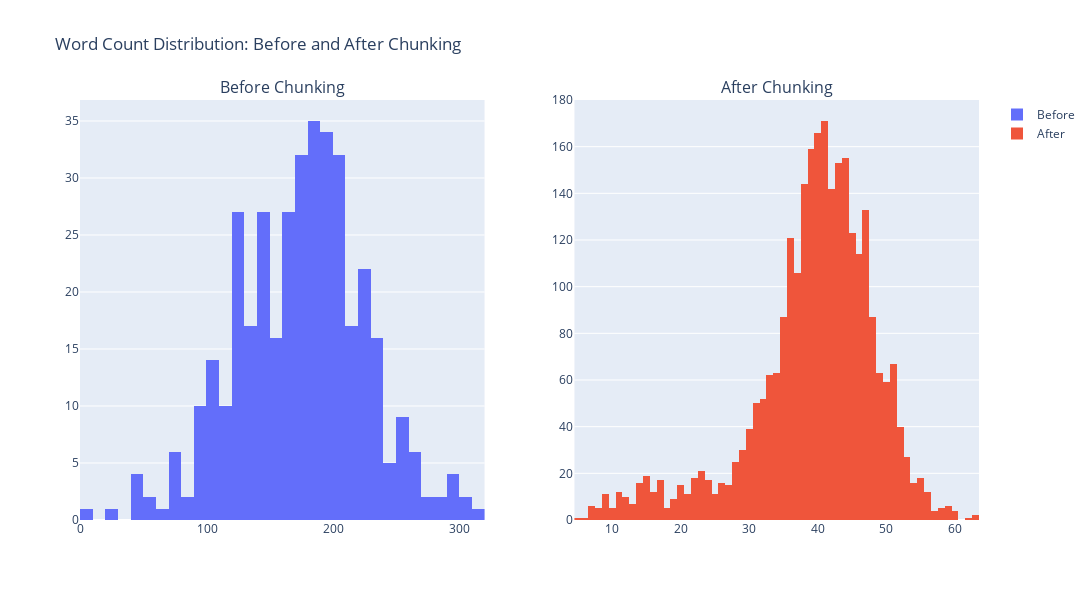

Write notebook code for a chart like this one.
### Code cell
# Plot the word count distribution BEFORE and AFTER chunking

import plotly.graph_objs as go
from plotly.subplots import make_subplots

fig = make_subplots(rows=1, cols=2, subplot_titles=("Before Chunking", "After Chunking"))

trace1 = go.Histogram(x=word_counts_before, name='Before')
fig.add_trace(trace1, row=1, col=1)
trace2 = go.Histogram(x=word_counts_after, name='After')
fig.add_trace(trace2, row=1, col=2)

fig.update_layout(height=600, width=1200, title_text="Word Count Distribution: Before and After Chunking")
fig.show()

### Figure 1 — Plotly figure (JSON) as saved in the notebook; plotly's stock layout.template omitted (floating-point values rounded to 4 significant figures; data arrays with more than 128 entries replaced by an {"elided": "..."} marker saying what was removed)
{"data": [{"name": "Before", "type": "histogram", "x": {"elided": "384 int values"}, "xaxis": "x", "yaxis": "y"}, {"name": "After", "type": "histogram", "x": {"elided": "2766 int values"}, "xaxis": "x2", "yaxis": "y2"}], "layout": {"annotations": [{"font": {"size": 16}, "showarrow": false, "text": "Before Chunking", "x": 0.225, "xanchor": "center", "xref": "paper", "y": 1, "yanchor": "bottom", "yref": "paper"}, {"font": {"size": 16}, "showarrow": false, "text": "After Chunking", "x": 0.775, "xanchor": "center", "xref": "paper", "y": 1, "yanchor": "bottom", "yref": "paper"}], "height": 600, "title": {"text": "Word Count Distribution: Before and After Chunking"}, "width": 1200, "xaxis": {"anchor": "y", "domain": [0, 0.45]}, "xaxis2": {"anchor": "y2", "domain": [0.55, 1]}, "yaxis": {"anchor": "x", "domain": [0, 1]}, "yaxis2": {"anchor": "x2", "domain": [0, 1]}}}
